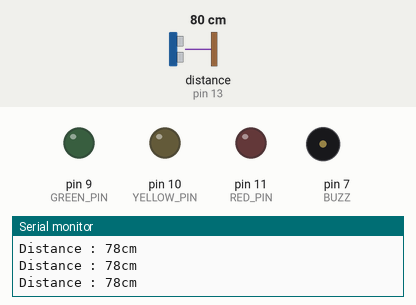
This sketch was run on a simulated Arduino Uno, built with avr-gcc and run on an emulated ATmega328P. Parts: output pins drawn as LEDs (lit = HIGH), buzzer (waves = sounding), the last lines printed to the serial monitor. Wiring (inferred from the names in the program): ultrasonic range finder: trigger pin 12; echo pin 13. The test bench sets the inputs (shaded band); at power-on: distance to the obstacle (sensor on pin 13) 80 cm. The echo pulse lasts 58.3 µs per cm; pins used as bus, display or sensor lines are not drawn.

Above: at 1.2 s.
1.3 s: distance to the obstacle (sensor on pin 13) set to 13 cm
2.8 s: distance to the obstacle (sensor on pin 13) set to 10 cm
At 3.7 s:
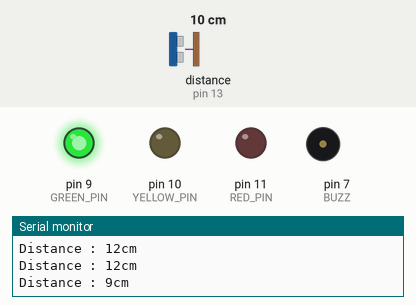
5.8 s: distance to the obstacle (sensor on pin 13) set to 6 cm
At 6.31 s:
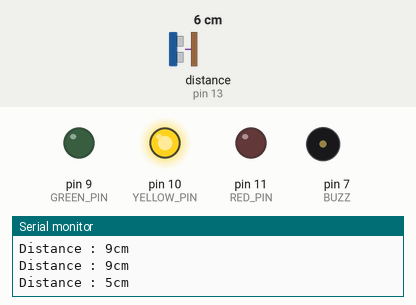
8.8 s: distance to the obstacle (sensor on pin 13) set to 3 cm
At 9.24 s:
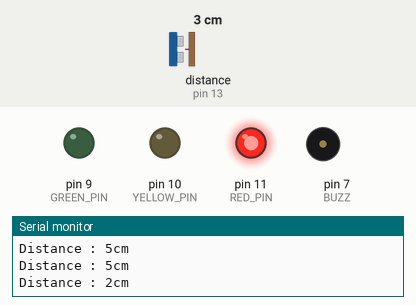
Timing chart, 0 to 12.8 s (numbered marks = the images above; inputs shaded):
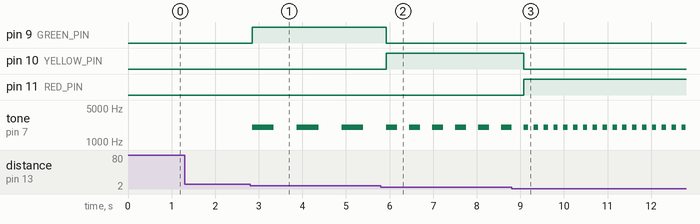

The sketch:

test_utrassom_buzzer.ino
```cpp
#include <SR04.h>
#define ECHO_PIN 13
#define TRIG_PIN 12
#define RED_PIN 11
#define YELLOW_PIN 10
#define GREEN_PIN 9
#define BUZZ 7

SR04 sensor = SR04(ECHO_PIN, TRIG_PIN);
int distance = 0;

void setup() {
  pinMode(BUZZ, OUTPUT);
  pinMode(RED_PIN, OUTPUT);
  pinMode(YELLOW_PIN, OUTPUT);
  pinMode(GREEN_PIN, OUTPUT);
  Serial.begin(9600);
}

void loop() {

  distance = sensor.Distance();
  Serial.print("Distance : "); Serial.print(distance); Serial.println("cm");
  if(distance <= 3)
  {
    digitalWrite(RED_PIN, HIGH);
    digitalWrite(YELLOW_PIN, LOW);
    digitalWrite(GREEN_PIN, LOW);
    tone(BUZZ, 2000);
    delay(100);
    noTone(BUZZ);
    delay(100);
  }
  else if(distance > 3 && distance <= 6)
  {
    digitalWrite(RED_PIN, LOW);
    digitalWrite(YELLOW_PIN, HIGH);
    digitalWrite(GREEN_PIN, LOW);
    tone(BUZZ, 2000);
    delay(250);
    noTone(BUZZ);
    delay(250);
  }
  else if(distance > 6 && distance <= 10)
  {
    digitalWrite(YELLOW_PIN, LOW);
    digitalWrite(RED_PIN, LOW);
    digitalWrite(GREEN_PIN, HIGH);
    tone(BUZZ, 2000);
    delay(500);
    noTone(BUZZ);
    delay(500);
  }
  else
  {
    digitalWrite(RED_PIN, LOW);
    digitalWrite(YELLOW_PIN, LOW);
    digitalWrite(GREEN_PIN, LOW);
  }

//  delay(500);
}
```

Measured:
- the behaviour switches between 12 and 11 cm on distance to the obstacle (sensor on pin 13) (found by bisection; images 0 and 1)
- the behaviour switches between 8 and 7 cm on distance to the obstacle (sensor on pin 13) (found by bisection; images 1 and 2)
- the behaviour switches between 5 and 4 cm on distance to the obstacle (sensor on pin 13) (found by bisection; images 2 and 3)
- after the input at 2.8 s, pin 9 (GREEN_PIN): LOW → HIGH after 0.05 s; tone on pin 7 (BUZZ): alternates 2000 Hz for 0.50 s and silent for 0.53 s, starting after 0.05 s
- after the input at 5.8 s, pin 9 (GREEN_PIN): HIGH → LOW after 0.13 s; pin 10 (YELLOW_PIN): LOW → HIGH after 0.13 s; tone on pin 7 (BUZZ): alternates 2000 Hz for 0.25 s and silent for 0.28 s, starting after 0.38 s
- after the input at 8.8 s, pin 10 (YELLOW_PIN): HIGH → LOW after 0.28 s; pin 11 (RED_PIN): LOW → HIGH after 0.28 s
